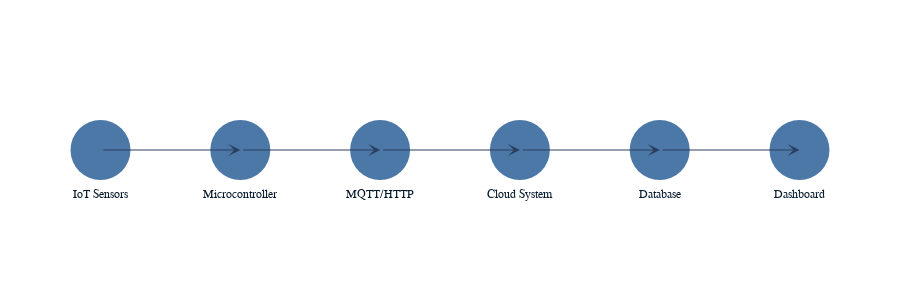

Notebook code for this chart:
### Markdown cell above
# Step-by-Step: How IoT Sensors in Fish Ponds Send Water Quality Data to the Cloud

This guide explains how IoT sensors in fish ponds collect and transmit water quality data (such as pH, temperature, and dissolved oxygen) to a cloud system for monitoring and visualization, using MQTT or HTTP protocols.

---

## 1. Data Collection by IoT Sensors

- **Sensors** (e.g., pH, temperature, dissolved oxygen) are installed in the fish pond.
- These sensors are connected to a microcontroller (e.g., Arduino, ESP32, Raspberry Pi).
- The microcontroller reads data from the sensors at regular intervals.

---

## 2. Data Packaging

- The microcontroller formats the sensor readings into a structured message (e.g., JSON):

  ```json
  {
    "station": "Pond1",
    "timestamp": "2024-06-01T10:00:00Z",
    "pH": 7.2,
    "temperature": 28.5,
    "dissolved_oxygen": 6.8
  }
  ```

---

## 3. Data Transmission (MQTT or HTTP)

### a) Using MQTT (Message Queuing Telemetry Transport)
- The microcontroller acts as an MQTT client.
- It connects to an MQTT broker (local or cloud-based).
- The sensor data is published to a topic (e.g., `ponds/water_quality`).
- The cloud system subscribes to this topic to receive real-time updates.

### b) Using HTTP
- The microcontroller sends an HTTP POST request to a cloud server endpoint (e.g., REST API).
- The sensor data is included in the request body (usually as JSON).
- The cloud server receives and stores the data.

---

## 4. Cloud Data Storage

- The cloud system stores incoming data in a database (e.g., SQL, NoSQL).
- Data is organized by station, timestamp, and sensor type.

---

## 5. Monitoring and Visualization

- Cloud applications process and analyze the data.
- Dashboards and visualization tools display real-time and historical water quality metrics.
- Alerts can be generated if parameters exceed safe thresholds.

---

## Summary Diagram

Below is a simple diagram illustrating the process:

### Code cell
import plotly.graph_objects as go
from IPython.display import display

fig = go.Figure()

# Add nodes
nodes = [
    ("IoT Sensors", 0, 2),
    ("Microcontroller", 1, 2),
    ("MQTT/HTTP", 2, 2),
    ("Cloud System", 3, 2),
    ("Database", 4, 2),
    ("Dashboard", 5, 2)
]

for name, x, y in nodes:
    fig.add_trace(go.Scatter(
        x=[x], y=[y], text=[name], mode="markers+text",
        marker=dict(size=60), textposition="bottom center"
    ))

# Add arrows
arrows = [
    ((0,2), (1,2)),
    ((1,2), (2,2)),
    ((2,2), (3,2)),
    ((3,2), (4,2)),
    ((4,2), (5,2))
]

for (x0, y0), (x1, y1) in arrows:
    fig.add_annotation(
        x=x1, y=y1, ax=x0, ay=y0,
        xref="x", yref="y", axref="x", ayref="y",
        showarrow=True, arrowhead=3, arrowsize=2
    )

fig.update_layout(
    xaxis=dict(visible=False),
    yaxis=dict(visible=False),
    showlegend=False,
    height=300,
    margin=dict(l=20, r=20, t=20, b=20)
)

fig.update_traces(marker_color="#4C78A8")

fig.show()

### Figure 1 — Plotly figure (JSON) as saved in the notebook; plotly's stock layout.template omitted (floating-point values rounded to 4 significant figures)
{"data": [{"marker": {"size": 60, "color": "#4C78A8"}, "mode": "markers+text", "text": ["IoT Sensors"], "textposition": "bottom center", "x": [0], "y": [2], "type": "scatter"}, {"marker": {"size": 60, "color": "#4C78A8"}, "mode": "markers+text", "text": ["Microcontroller"], "textposition": "bottom center", "x": [1], "y": [2], "type": "scatter"}, {"marker": {"size": 60, "color": "#4C78A8"}, "mode": "markers+text", "text": ["MQTT/HTTP"], "textposition": "bottom center", "x": [2], "y": [2], "type": "scatter"}, {"marker": {"size": 60, "color": "#4C78A8"}, "mode": "markers+text", "text": ["Cloud System"], "textposition": "bottom center", "x": [3], "y": [2], "type": "scatter"}, {"marker": {"size": 60, "color": "#4C78A8"}, "mode": "markers+text", "text": ["Database"], "textposition": "bottom center", "x": [4], "y": [2], "type": "scatter"}, {"marker": {"size": 60, "color": "#4C78A8"}, "mode": "markers+text", "text": ["Dashboard"], "textposition": "bottom center", "x": [5], "y": [2], "type": "scatter"}], "layout": {"annotations": [{"arrowhead": 3, "arrowsize": 2, "ax": 0, "axref": "x", "ay": 2, "ayref": "y", "showarrow": true, "x": 1, "xref": "x", "y": 2, "yref": "y"}, {"arrowhead": 3, "arrowsize": 2, "ax": 1, "axref": "x", "ay": 2, "ayref": "y", "showarrow": true, "x": 2, "xref": "x", "y": 2, "yref": "y"}, {"arrowhead": 3, "arrowsize": 2, "ax": 2, "axref": "x", "ay": 2, "ayref": "y", "showarrow": true, "x": 3, "xref": "x", "y": 2, "yref": "y"}, {"arrowhead": 3, "arrowsize": 2, "ax": 3, "axref": "x", "ay": 2, "ayref": "y", "showarrow": true, "x": 4, "xref": "x", "y": 2, "yref": "y"}, {"arrowhead": 3, "arrowsize": 2, "ax": 4, "axref": "x", "ay": 2, "ayref": "y", "showarrow": true, "x": 5, "xref": "x", "y": 2, "yref": "y"}], "xaxis": {"visible": false}, "yaxis": {"visible": false}, "margin": {"l": 20, "r": 20, "t": 20, "b": 20}, "showlegend": false, "height": 300}}
